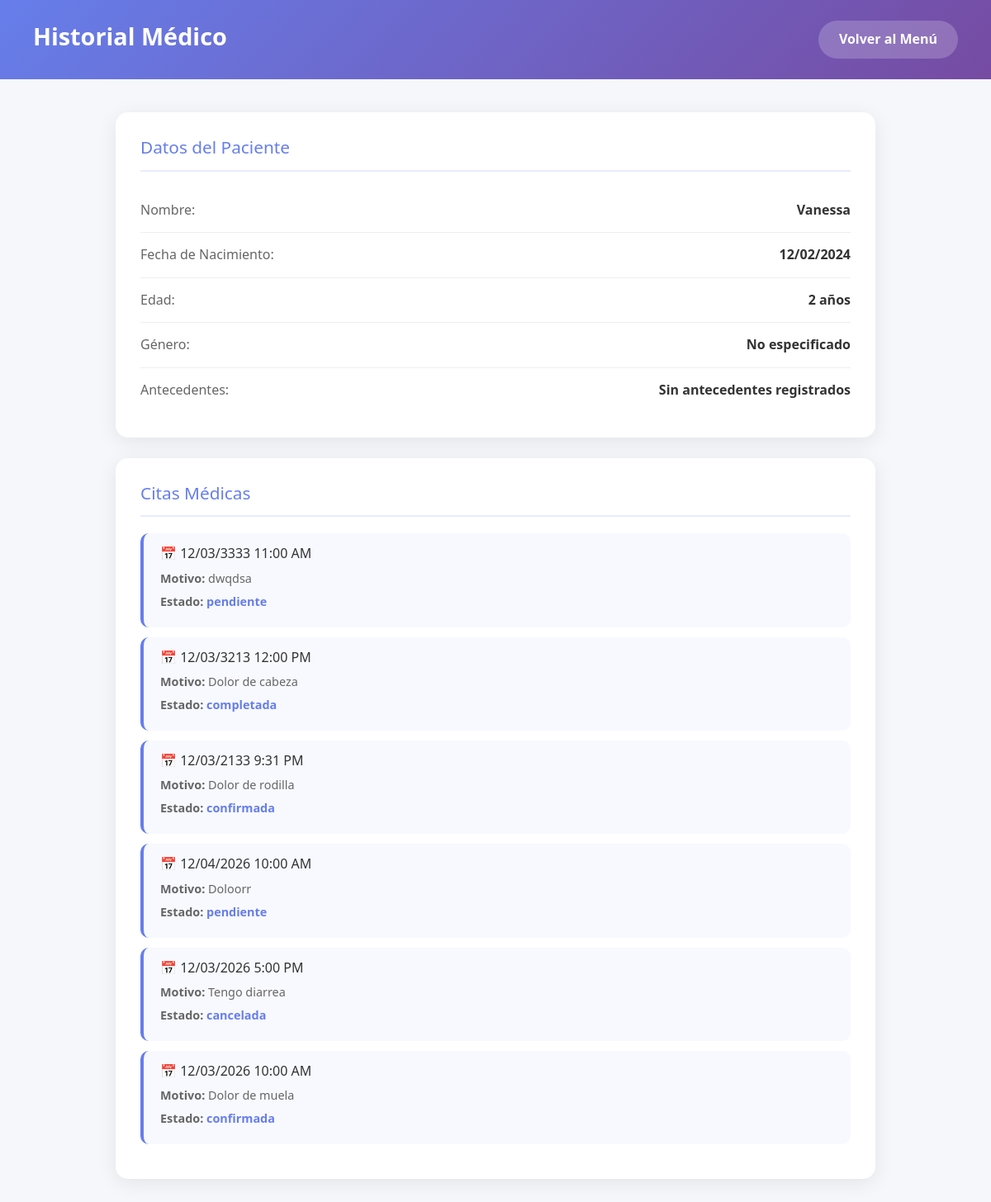
Screenshot of /PediatraNew/public/usuario/historial.php (signed in) with the database file from the repository.
### tables this page shows
CREATE TABLE `pacientes` (
  `id` int(11) NOT NULL,
  `usuario_id` int(11) DEFAULT NULL,
  `nombre` varchar(100) NOT NULL,
  `fecha_nacimiento` date NOT NULL,
  `genero` enum('M','F','Otro') DEFAULT NULL,
  `curp` varchar(18) DEFAULT NULL,
  `antecedentes` text DEFAULT NULL
);

CREATE TABLE `citas` (
  `id` int(11) NOT NULL,
  `paciente_id` int(11) DEFAULT NULL,
  `doctor_id` int(11) DEFAULT NULL,
  `fecha_hora` datetime NOT NULL,
  `motivo_consulta` text DEFAULT NULL,
  `estado` enum('pendiente','confirmada','cancelada','completada') DEFAULT 'pendiente'
);

### PediatraNew/public/usuario/historial.php (the view, shortened to what this page needs)
<?php
require_once '../../api/conexion.php';
$usuarioId = $_SESSION['usuario_id'];
$paciente = $conexion->query("SELECT * FROM pacientes WHERE usuario_id = $usuarioId")->fetch_assoc();
?>
<!DOCTYPE html>
<html lang="es">
<head>
    <link href="https://cdn.jsdelivr.net/npm/bootstrap@5.3.0/dist/css/bootstrap.min.css" rel="stylesheet">
    <link rel="stylesheet" href="../styles.css">
</head>
<body>
    <div class="page-header">
        <h1>Historial Médico</h1>
        <a href="dashboard.php" class="btn-volver">Volver al Menú</a>
    </div>
    <div class="content">
        <?php if ($paciente): ?>
        <div class="info-card">
            <h3>Datos del Paciente</h3>
            <div class="info-row">
                <span class="info-label">Nombre:</span>
                <span class="info-value"><?php echo htmlspecialchars($paciente['nombre']); ?></span>
            </div>
            <div class="info-row">
                <span class="info-label">Fecha de Nacimiento:</span>
                <span class="info-value"><?php echo date('d/m/Y', strtotime($paciente['fecha_nacimiento'])); ?></span>
            </div>
            <div class="info-row">
                <span class="info-label">Edad:</span>
                <span class="info-value"><?php echo date_diff(date_create($paciente['fecha_nacimiento']), date_create('today'))->y; ?> años</span>
            </div>
            <div class="info-row">
                <span class="info-label">Género:</span>
                <span class="info-value"><?php echo $paciente['genero'] ?: 'No especificado'; ?></span>
            </div>
            <div class="info-row">
                <span class="info-label">Antecedentes:</span>
                <span class="info-value"><?php echo $paciente['antecedentes'] ?: 'Sin antecedentes registrados'; ?></span>
            </div>
        </div>
        <div class="info-card">
            <h3>Citas Médicas</h3>
            <?php
            $citas = $conexion->query("SELECT * FROM citas WHERE paciente_id = $paciente[id] ORDER BY fecha_hora DESC");
            if ($citas->num_rows > 0) {
                while ($cita = $citas->fetch_assoc()) {
                    $fecha = date('d/m/Y g:i A', strtotime($cita['fecha_hora']));
                    echo "<div class='cita-item'>";
                    echo "<h4>📅 $fecha</h4>";
                    echo "<p><strong>Motivo:</strong> " . htmlspecialchars($cita['motivo_consulta']) . "</p>";
                    echo "<p><strong>Estado:</strong> <span style='color:#667eea;font-weight:600;'>$cita[estado]</span></p>";
                    echo "</div>";
                }
            } else {
                echo "<div class='sin-datos'>No hay citas registradas</div>";
            }
            ?>
        </div>
        <?php endif; ?>
    </div>
</body>
</html>

### PediatraNew/public/styles.css (style rules this page uses)
* { margin: 0; padding: 0; box-sizing: border-box; }
body { font-family: 'Segoe UI', Tahoma, Geneva, Verdana, sans-serif; line-height: 1.6; color: #333; background-color: #f5f7fa; overflow-x: hidden; }

### PediatraNew/public/usuario/historial.php (style rules this page uses)
* { margin: 0; padding: 0; box-sizing: border-box; }
body { font-family: 'Segoe UI', Tahoma, Geneva, Verdana, sans-serif; background: #f5f7fa; min-height: 100vh; }
.page-header { background: linear-gradient(135deg, #667eea 0%, #764ba2 100%); padding: 25px 40px; display: flex; justify-content: space-between; align-items: center; }
.page-header h1 { color: white; font-size: 1.8rem; font-weight: 700; }
.btn-volver { background: rgba(255,255,255,0.2); color: white; padding: 10px 25px; border: none; border-radius: 25px; text-decoration: none; font-weight: 600; }
.content { padding: 40px; max-width: 1000px; margin: 0 auto; }
.info-card { background: white; border-radius: 15px; padding: 30px; box-shadow: 0 5px 25px rgba(0,0,0,0.08); margin-bottom: 25px; }
.info-card h3 { color: #667eea; margin-bottom: 20px; padding-bottom: 15px; border-bottom: 2px solid #e8ebff; font-size: 1.3rem; }
.info-row { display: flex; justify-content: space-between; padding: 14px 0; border-bottom: 1px solid #eee; }
.info-row:last-child { border-bottom: none; }
.info-label { color: #666; font-weight: 500; }
.info-value { color: #333; font-weight: 600; text-align: right; }
.cita-item { background: #f8f9ff; padding: 15px 20px; border-radius: 10px; margin-bottom: 12px; border-left: 4px solid #667eea; }
.cita-item h4 { color: #333; margin-bottom: 8px; font-size: 1rem; }
.cita-item p { color: #666; font-size: 0.9rem; margin: 5px 0; }

### rows the page displays
pacientes: nombre "Vanessa", fecha_nacimiento "12/02/2024", fecha_nacimiento "2", genero "No especificado", antecedentes "Sin antecedentes registrados"
citas: fecha_hora "12/03/3333 11:00 AM", motivo_consulta "dwqdsa", estado "pendiente"
citas: fecha_hora "12/03/3213 12:00 PM", motivo_consulta "Dolor de cabeza", estado "completada"
citas: fecha_hora "12/03/2133 9:31 PM", motivo_consulta "Dolor de rodilla", estado "confirmada"
citas: fecha_hora "12/04/2026 10:00 AM", motivo_consulta "Doloorr", estado "pendiente"
citas: fecha_hora "12/03/2026 5:00 PM", motivo_consulta "Tengo diarrea", estado "cancelada"
citas: fecha_hora "12/03/2026 10:00 AM", motivo_consulta "Dolor de muela", estado "confirmada"
